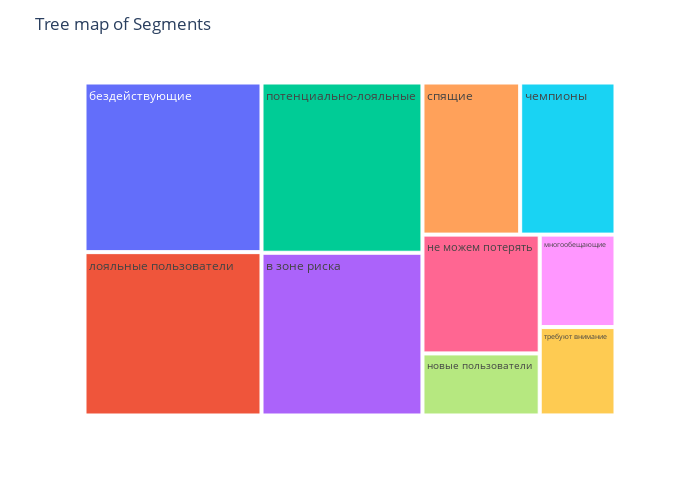

The cell this chart's notebook holds for it:
### Code cell
fig = px.treemap(segmentation, path=['Segment'], values = 'count_customer')
fig.update_layout(title = "Tree map of Segments", width = 700, height = 500,)
fig.show()

### Figure 1 — Plotly figure (JSON) as saved in the notebook; plotly's stock layout.template omitted (floating-point values rounded to 4 significant figures)
{"data": [{"branchvalues": "total", "domain": {"x": [0, 1], "y": [0, 1]}, "hovertemplate": "labels=%{label}<br>count_customer=%{value}<br>parent=%{parent}<br>id=%{id}<extra></extra>", "ids": ["132", "5<NA>5", "бездействующие", "в зоне риска", "лояльные пользователи", "многообещающие", "не можем потерять", "новые пользователи", "потенциально-лояльные", "спящие", "требуют внимание", "чемпионы"], "labels": ["132", "5<NA>5", "бездействующие", "в зоне риска", "лояльные пользователи", "многообещающие", "не можем потерять", "новые пользователи", "потенциально-лояльные", "спящие", "требуют внимание", "чемпионы"], "name": "", "parents": ["", "", "", "", "", "", "", "", "", "", "", ""], "type": "treemap", "values": [1, 1, 15850, 13827, 15264, 3699, 7353, 3842, 14463, 7847, 3536, 7653]}], "layout": {"height": 500, "legend": {"tracegroupgap": 0}, "margin": {"t": 60}, "title": {"text": "Tree map of Segments"}, "width": 700}}
